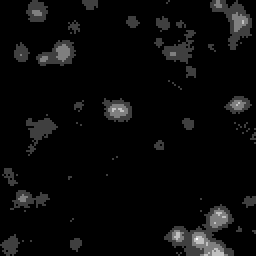
#> input picture data_puncta/data_setup/PSD95/013.tif, 128 x 128 px, found by its file name (shown 2 times larger); its folder holds only this picture in this run
$ python grayscale_to_rgb.py
#> lines starting #> are read from the running program, lines starting #| are printed output that depends on the picture
import os
import cv2
import json

def convert_16bit_to_8bit_and_rgb(input_image_dir, output_image_dir, dimensions_file):
    # Create output directory if it does not exist
    os.makedirs(output_image_dir, exist_ok=True)

    image_dimensions = {}
    image_files = sorted([f for f in os.listdir(input_image_dir) if f.endswith('.tif')])

    for image_file in image_files:
        # Process images
        image_path = os.path.join(input_image_dir, image_file)
        image = cv2.imread(image_path, cv2.IMREAD_UNCHANGED)
#> image is the input picture: shape (128, 128) uint16; min 107, max 1042, mean 198.7

        if image is None:
            print(f"Warning: Could not open image: {image_file}")
            continue

        # Get image dimensions
        height, width = image.shape[:2]
#> height = 128; width = 128
        jpg_filename = image_file.replace('.tif', '.jpg')
        image_dimensions[jpg_filename] = {'width': width, 'height': height}

        # Normalize to 8-bit
        image_8bit = cv2.normalize(image, None, 0, 255, cv2.NORM_MINMAX).astype('uint8')
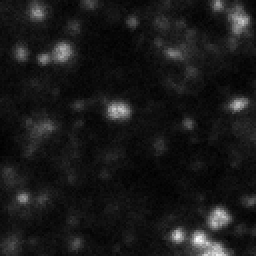
#> image_8bit: shape (128, 128) (shown 2 times larger); min 0, max 255, mean 25

        # Convert grayscale to RGB by replicating the grayscale values across the three channels
        image_rgb = cv2.cvtColor(image_8bit, cv2.COLOR_GRAY2RGB)

        output_image_path = os.path.join(output_image_dir, jpg_filename)
        cv2.imwrite(output_image_path, image_rgb)
        print(f"Converted {image_file} to {output_image_path} in RGB format")

    # Save image dimensions to a JSON file
    with open(dimensions_file, 'w') as json_file:
        json.dump(image_dimensions, json_file, indent=4)

    print(f"Saved image dimensions to {dimensions_file}")

# Example usage
input_image_dir = '/home/djones/puncta_det/data_puncta/data_setup/PSD95'
output_image_dir = '/home/djones/puncta_det/data_puncta/data_setup/rgb_images'
dimensions_file = '/home/djones/puncta_det/data_puncta/data_setup/image_dimensions.json'
convert_16bit_to_8bit_and_rgb(input_image_dir, output_image_dir, dimensions_file)

$ run again, on data_puncta/data_setup/PSD95/1014.tif
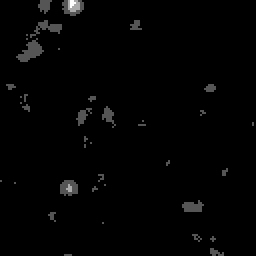
#> input picture data_puncta/data_setup/PSD95/1014.tif, 128 x 128 px, found by its file name (shown 2 times larger)
#> in convert_16bit_to_8bit_and_rgb, image is the input picture: shape (128, 128) uint16; min 97, max 867, mean 162.2
#> in convert_16bit_to_8bit_and_rgb, `image_8bit = cv2.normalize(image, None, 0, 255, cv2.NORM_MINMAX).astyp..`:
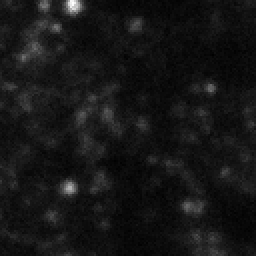
#> image_8bit: shape (128, 128) (shown 2 times larger); min 0, max 255, mean 21.7

$ run again, on data_puncta/data_setup/PSD95/1049.tif
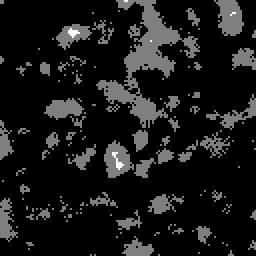
#> input picture data_puncta/data_setup/PSD95/1049.tif, 128 x 128 px, found by its file name (shown 2 times larger)
#> in convert_16bit_to_8bit_and_rgb, image is the input picture: shape (128, 128) uint16; min 118, max 644, mean 221.3
#> in convert_16bit_to_8bit_and_rgb, `image_8bit = cv2.normalize(image, None, 0, 255, cv2.NORM_MINMAX).astyp..`:
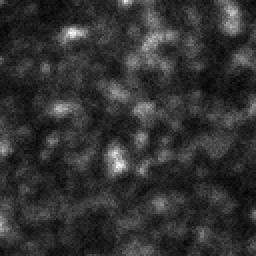
#> image_8bit: shape (128, 128) (shown 2 times larger); min 0, max 255, mean 50.1

$ run again, on data_puncta/data_setup/PSD95/021.tif
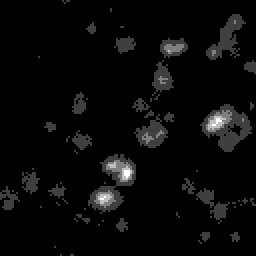
#> input picture data_puncta/data_setup/PSD95/021.tif, 128 x 128 px, found by its file name (shown 2 times larger)
#> in convert_16bit_to_8bit_and_rgb, image is the input picture: shape (128, 128) uint16; min 104, max 1143, mean 201.4
#> in convert_16bit_to_8bit_and_rgb, `image_8bit = cv2.normalize(image, None, 0, 255, cv2.NORM_MINMAX).astyp..`:
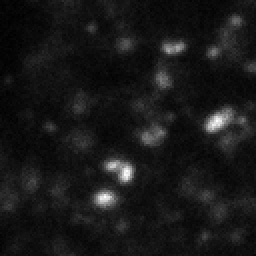
#> image_8bit: shape (128, 128) (shown 2 times larger); min 0, max 255, mean 23.9
